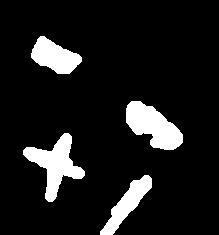
#> input picture test_1.jpg, 219 x 235 px; its folder holds only this picture in this run
$ python counting_objects.py
#> lines starting #> are read from the running program, lines starting #| are printed output that depends on the picture; after the words box and inside, x2 and y2 are one past the last pixel; in counts of white or black regions, pixels touching at a corner belong together
### connected_component.py
"""
Course Number: ENGR 13300
Semester: Fall 2025

Description:


Assignment Information:
    Assignment:     UDFs file
    Team ID:        LC2 - 24
    Author:         Nhan Do, do113@purdue.edu;
    Date:           09/12/2025

Contributors:
    Name, login@purdue [repeat for each]

    My contributor(s) helped me:
    [ ] understand the assignment expectations without
        telling me how they will approach it.
    [ ] understand different ways to think about a solution
        without helping me plan my solution.
    [ ] think through the meaning of a specific error or
        bug present in my code without looking at my code.
    Note that if you helped somebody else with their code, you
    have to list that person as a contributor here as well.

Academic Integrity Statement:
    I have not used source code obtained from any unauthorized
    source, either modified or unmodified; nor have I provided
    another student access to my code.  The project I am
    submitting is my own original work. """
import cv2
import numpy as np
import matplotlib.pyplot as plt


# [52 lines left out: functions matrix_to_binary_image, visualize_matrix_cv2, not called in this run]

def otsu_thresholding(img_array):
    pixels = img_array.ravel()
    hist, _ = np.histogram(pixels, bins=256, range=(0, 256))
    prob = hist / (pixels.size)

    max_variance = 0
    threshold = 0
    for i in range(256):
        w0 = np.sum(prob[:i+1]) #cumulative probability
        w1 = np.sum(prob[i+1:])
        if w0 == 0 or w1 == 0:
            continue
        u0 = np.sum(np.arange(i+1)*prob[:i+1])/w0 #intensity
        u1 = np.sum(np.arange(i+1, 256)*prob[i+1:])/w1

        variance = w0*w1*(u0-u1)**2
        if variance > max_variance:
            max_variance = variance
            threshold = i
    return threshold

def check_label(i, j, labels, w):
    """
    0 3 2
    1 x 0
    0 0 0
    -> (i-1, j), (i-1, j+1), (i-1, j-1), (i, j-1)
    """
    if i == 0:
        if j == 0:
            return []
        else:
            return [labels[i, j-1]]
    elif j == 0:
        return [labels[i-1, j], labels[i-1, j+1]]
    elif j == w-1:
        return [labels[i, j-1], labels[i-1, j-1], labels[i-1, j]]

    return [labels[i, j-1], labels[i-1, j-1], labels[i-1, j], labels[i-1, j+1]]

def connected_component(binary_image):
    h, w = binary_image.shape
    labels = np.zeros((h, w))
    current_label = 0
    equivalence_table = {}

    for i in range(0, h):
        for j in range(0, w):
            if binary_image[i, j] == 0:
                continue

            # [0, 0, 0, 0] -> set(list) = {0}
            # [0, 0, 1, 2] -> set = {0, 1, 2}
            list_check_labels = np.unique(np.array(check_label(i, j, labels, w)))
            if len(list_check_labels) == 0:
                current_label += 1
                labels[i, j] = current_label
                equivalence_table[current_label] = current_label
            elif len(list_check_labels) == 1:
                if list_check_labels[0] == 0:
                    current_label += 1
                    labels[i, j] = current_label
                    equivalence_table[current_label] = current_label

                else:
                    labels[i, j] = list_check_labels[0]

            else:
                # 0 1 2 3 -> x=1 -> update equi[2]=1, equi[3]=1
                if list_check_labels[0] == 0:
                    labels[i, j] = list_check_labels[1]
                    for ii in range(2, len(list_check_labels)):
                        equivalence_table[list_check_labels[ii]] = list_check_labels[1]
                else:
                    labels[i, j] = list_check_labels[0]
                    for ii in range(1, len(list_check_labels)):
                        equivalence_table[list_check_labels[ii]] = list_check_labels[0]
    for i in range(0, h):
        for j in range(0, w):
            if binary_image[i, j] == 0:
                continue
            while labels[i, j] != equivalence_table[labels[i, j]]:
                labels[i, j] = equivalence_table[labels[i, j]]
    return labels

def main():
    return
# [2 lines that do not run on import are left out]

### counting_objects.py
"""
Course Number: ENGR 13300
Semester: Fall 2025

Description:


Assignment Information:
    Assignment:     individual project
    Team ID:        LC2 - 24
    Author:         Nhan Do, do113@purdue.edu;
    Date:           09/12/2025

Contributors:
    Name, login@purdue [repeat for each]

    My contributor(s) helped me:
    [ ] understand the assignment expectations without
        telling me how they will approach it.
    [ ] understand different ways to think about a solution
        without helping me plan my solution.
    [ ] think through the meaning of a specific error or
        bug present in my code without looking at my code.
    Note that if you helped somebody else with their code, you
    have to list that person as a contributor here as well.

Academic Integrity Statement:
    I have not used source code obtained from any unauthorized
    source, either modified or unmodified; nor have I provided
    another student access to my code.  The project I am
    submitting is my own original work. """


import cv2
import numpy as np
import math

from connected_component import otsu_thresholding
from connected_component import connected_component


def bgr_to_grayscale(img_array):
    img_array = img_array / 255 #Normalizes the pixel values
    linearize = img_array <= .0405 #Linearizes the pixels
    image_linearized = np.where(linearize, img_array/12.92,((img_array+0.055)/1.055)**2.4)
    Y = .2126*image_linearized[:, :, 2] + .7152*image_linearized[:, :, 1] + .0722*image_linearized[:, :, 0] #Uses the ITU-R Recommendation BT.709 standard for grayscale conversion
    gray_array = (Y * 255).round().astype(np.uint8) #Converts the pixel values back to 8-bit
    return gray_array
def resize_img(img_array, scale_factor):
    scale_factor = int(scale_factor)
    if img_array.ndim == 2:
        h, w = img_array.shape
        c = 1
        img_array = img_array[:,:,np.newaxis]
    elif img_array.ndim == 3:
        h, w, c = img_array.shape

    new_h = math.ceil(h/scale_factor)
    new_w = math.ceil(w/scale_factor)
    resized_img = np.zeros((new_h, new_w,c), dtype=img_array.dtype)
    array = []

    for i in range(0, h, scale_factor):
        for j in range(0, w, scale_factor):
            mean_value = img_array[i:i+scale_factor, j:j+scale_factor].mean(axis=(0,1))
            array.append(mean_value)
    n = 0
    for i in range(0, new_h):
        for j in range(0, new_w):
            resized_img[i,j] = array[n]
            n += 1
    if c == 1:
        return resized_img[:,:,0]
    else:
        return resized_img

def main():
    while True:
        number = input("Select the image number: ")
        if not number.isdigit():
            print("ERROR: Input must be a whole number. Please try again.\n")
            continue   # Do NOT exit- let the user try again
        number = int(number)
        if number < 1 or number > 10:
            print("ERROR: Number must be between 1 and 10. Please try again.\n")
            continue   # Do NOT exit — let the user try again
        else :
            print("Valid input received:", number)
            print(f"Image {number} will be processed")
            break
#> this loop made 4 passes; the answer given on pass 1: test_1.jpg
    img = cv2.imread(f'test_{number}.jpg')
#> img is the input picture: shape (235, 219, 3); 10.8% white; 4 white regions, box (x1, y1, x2, y2) and area: (23, 133, 85, 202) 1673, (126, 101, 183, 150) 1647, (31, 36, 82, 74) 1151, (100, 175, 152, 235) 1074
    H, W = img.shape[:2]
#> H = 235; W = 219
    print(f"Origin shape: {img.shape}")
#| Origin shape: (235, 219, 3)
    if H > 600:
        img = resize_img(img, math.ceil(H/600))
    print(f"Resized shape: {img.shape}")
#| Resized shape: (235, 219, 3)

    img_gray = bgr_to_grayscale(img)
    mask = (img_gray > otsu_thresholding(img_gray)).astype(np.uint8)
#> in otsu_thresholding, `hist, _ = np.histogram(pixels, bins=256, range=(0, 256))`: hist = 256 values, max 45920 at index 0, min 0 at index 1, mean 201
#> in otsu_thresholding, `prob = hist / (pixels.size)`: prob = 256 values, max 0.892 at index 0, min 0 at index 1, mean 0.00391
#> the loop in otsu_thresholding, `for i in range(256):` made 256 passes
#> max_variance on pass 1: 6251.1
#> after the loop in otsu_thresholding, `for i in range(256):`: max_variance = 6251.1; threshold = 0
    if np.count_nonzero(mask == 1) > np.count_nonzero(mask == 0):
        mask = (img_gray < otsu_thresholding(img_gray)).astype(np.uint8)

    kernel = np.ones((5,5), np.uint8)
    mask = cv2.morphologyEx(mask, cv2.MORPH_OPEN, kernel)
    mask = cv2.morphologyEx(mask, cv2.MORPH_CLOSE, kernel)
#> mask: shape (235, 219); values 0 (black) and 1 (white), 10.8% white; 4 white regions, box (x1, y1, x2, y2) and area: (23, 133, 85, 202) 1674, (126, 101, 183, 150) 1650, (31, 36, 82, 74) 1151, (100, 175, 152, 235) 1079

    while True:
        a = input("Show images y/n: ")
#> the answer given: y
        if a == 'y':
            mask_show = mask.astype(np.uint8)*255
            img[mask] = [255, 255, 255]
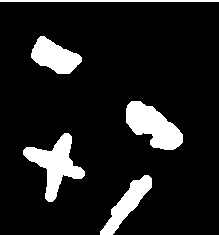
#> img: shape (235, 219, 3); 11.6% white; 5 white regions, box (x1, y1, x2, y2) and area: (23, 133, 85, 202) 1673, (126, 101, 183, 150) 1647, (31, 36, 82, 74) 1151, (100, 175, 152, 235) 1074, (0, 0, 219, 2) 438
            mask_show = cv2.cvtColor(mask_show, cv2.COLOR_GRAY2BGR)
            combined = np.hstack((mask_show, img))
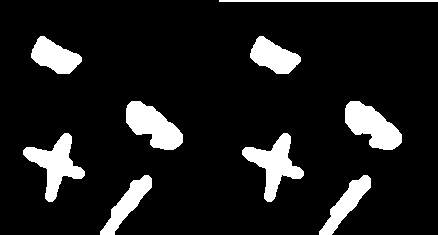
#> combined: shape (235, 438, 3); 11.2% white; 9 white regions, largest, box (x1, y1, x2, y2) and area: (23, 133, 85, 202) 1674, (242, 133, 304, 202) 1673, (126, 101, 183, 150) 1650
            cv2.imshow("Binary image and Original image", combined)
            cv2.waitKey(0)
            cv2.destroyAllWindows()
            break
        elif a == 'n': break
        print("Wrong input!")
        continue
    num = connected_component(mask)
#> after the loop in connected_component, `for i in range(0, h):`:
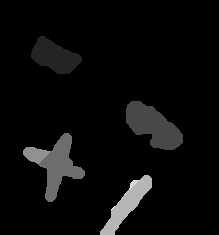
#> labels: shape (235, 219) float64; min 0, max 7, mean 0.296; drawn with min black and max white
#> after the loop in connected_component, `for i in range(0, h):`:
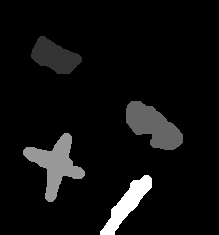
#> labels: shape (235, 219) float64; 0.67% of pixels changed, all inside (x1, y1, x2, y2) = (23, 147, 139, 210); drawn with min black and max white
    S = np.unique(num)
#> S = [0, 1, 2, 3, 5]
    #print(S)
    print("The number of objects in the image is: ", len(S) - 1)
#| The number of objects in the image is:  4

if __name__ == "__main__":
        main()
